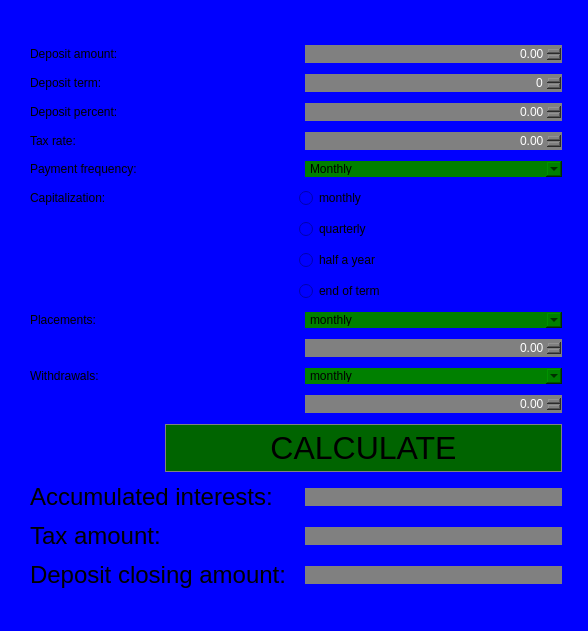
<?xml version="1.0" encoding="UTF-8"?>
<ui version="4.0">
 <class>form_deposit_calc</class>
 <widget class="QWidget" name="form_deposit_calc">
  <property name="geometry">
   <rect>
    <x>0</x>
    <y>0</y>
    <width>588</width>
    <height>631</height>
   </rect>
  </property>
  <property name="windowTitle">
   <string>Form</string>
  </property>
  <property name="styleSheet">
   <string notr="true">QLineEdit {
	background-color: gray;
	border: 1px solid gray;
	color: white;;
}
QWidget  {
	background-color: blue;
}
QDoubleSpinBox {
	background-color: gray;
	border: 1px solid gray;
	color: white;;
}
QSpinBox {
	background-color: gray;
	border: 1px solid gray;
	color: white;;
}</string>
  </property>
  <widget class="QWidget" name="layoutWidget">
   <property name="geometry">
    <rect>
     <x>30</x>
     <y>40</y>
     <width>532</width>
     <height>561</height>
    </rect>
   </property>
   <layout class="QGridLayout" name="gridLayout">
    <item row="8" column="2" colspan="2">
     <widget class="QRadioButton" name="CapitalizationEndOfTerm">
      <property name="text">
       <string>end of term</string>
      </property>
     </widget>
    </item>
    <item row="10" column="3">
     <widget class="QDoubleSpinBox" name="Placements_2">
      <property name="alignment">
       <set>Qt::AlignRight|Qt::AlignTrailing|Qt::AlignVCenter</set>
      </property>
      <property name="maximum">
       <double>1000000.000000000000000</double>
      </property>
     </widget>
    </item>
    <item row="11" column="0">
     <widget class="QLabel" name="labelWithdrawals">
      <property name="text">
       <string>Withdrawals:</string>
      </property>
     </widget>
    </item>
    <item row="2" column="0" colspan="2">
     <widget class="QLabel" name="label_3">
      <property name="text">
       <string>Deposit percent:</string>
      </property>
     </widget>
    </item>
    <item row="16" column="3">
     <widget class="QLineEdit" name="TaxAmount">
      <property name="enabled">
       <bool>false</bool>
      </property>
      <property name="styleSheet">
       <string notr="true">QLineEdit{
	background-color: gray;
	border: 1px solid gray;
	color: #ffffff;;
}</string>
      </property>
      <property name="alignment">
       <set>Qt::AlignRight|Qt::AlignTrailing|Qt::AlignVCenter</set>
      </property>
     </widget>
    </item>
    <item row="9" column="3">
     <widget class="QComboBox" name="ComboboxPlacements">
      <property name="styleSheet">
       <string>QComboBox{
	Background: green;
	border: 1px green;
}

</string>
      </property>
      <item>
       <property name="text">
        <string>monthly</string>
       </property>
      </item>
      <item>
       <property name="text">
        <string>quarterly</string>
       </property>
      </item>
      <item>
       <property name="text">
        <string>once in 6 months</string>
       </property>
      </item>
      <item>
       <property name="text">
        <string>yearly</string>
       </property>
      </item>
     </widget>
    </item>
    <item row="17" column="3">
     <widget class="QLineEdit" name="DepositClosingAmount">
      <property name="enabled">
       <bool>false</bool>
      </property>
      <property name="palette">
       <palette>
        <active>
         <colorrole role="WindowText">
          <brush brushstyle="SolidPattern">
           <color alpha="255">
            <red>255</red>
            <green>255</green>
            <blue>255</blue>
           </color>
          </brush>
         </colorrole>
         <colorrole role="Button">
          <brush brushstyle="SolidPattern">
           <color alpha="255">
            <red>128</red>
            <green>128</green>
            <blue>128</blue>
           </color>
          </brush>
         </colorrole>
         <colorrole role="Text">
          <brush brushstyle="SolidPattern">
           <color alpha="255">
            <red>255</red>
            <green>255</green>
            <blue>255</blue>
           </color>
          </brush>
         </colorrole>
         <colorrole role="ButtonText">
          <brush brushstyle="SolidPattern">
           <color alpha="255">
            <red>255</red>
            <green>255</green>
            <blue>255</blue>
           </color>
          </brush>
         </colorrole>
         <colorrole role="Base">
          <brush brushstyle="SolidPattern">
           <color alpha="255">
            <red>128</red>
            <green>128</green>
            <blue>128</blue>
           </color>
          </brush>
         </colorrole>
         <colorrole role="Window">
          <brush brushstyle="SolidPattern">
           <color alpha="255">
            <red>128</red>
            <green>128</green>
            <blue>128</blue>
           </color>
          </brush>
         </colorrole>
         <colorrole role="PlaceholderText">
          <brush brushstyle="SolidPattern">
           <color alpha="255">
            <red>255</red>
            <green>255</green>
            <blue>255</blue>
           </color>
          </brush>
         </colorrole>
        </active>
        <inactive>
         <colorrole role="WindowText">
          <brush brushstyle="SolidPattern">
           <color alpha="255">
            <red>255</red>
            <green>255</green>
            <blue>255</blue>
           </color>
          </brush>
         </colorrole>
         <colorrole role="Button">
          <brush brushstyle="SolidPattern">
           <color alpha="255">
            <red>128</red>
            <green>128</green>
            <blue>128</blue>
           </color>
          </brush>
         </colorrole>
         <colorrole role="Text">
          <brush brushstyle="SolidPattern">
           <color alpha="255">
            <red>255</red>
            <green>255</green>
            <blue>255</blue>
           </color>
          </brush>
         </colorrole>
         <colorrole role="ButtonText">
          <brush brushstyle="SolidPattern">
           <color alpha="255">
            <red>255</red>
            <green>255</green>
            <blue>255</blue>
           </color>
          </brush>
         </colorrole>
         <colorrole role="Base">
          <brush brushstyle="SolidPattern">
           <color alpha="255">
            <red>128</red>
            <green>128</green>
            <blue>128</blue>
           </color>
          </brush>
         </colorrole>
         <colorrole role="Window">
          <brush brushstyle="SolidPattern">
           <color alpha="255">
            <red>128</red>
            <green>128</green>
            <blue>128</blue>
           </color>
          </brush>
         </colorrole>
         <colorrole role="PlaceholderText">
          <brush brushstyle="SolidPattern">
           <color alpha="255">
            <red>255</red>
            <green>255</green>
            <blue>255</blue>
           </color>
          </brush>
         </colorrole>
        </inactive>
        <disabled>
         <colorrole role="WindowText">
          <brush brushstyle="SolidPattern">
           <color alpha="255">
            <red>255</red>
            <green>255</green>
            <blue>255</blue>
           </color>
          </brush>
         </colorrole>
         <colorrole role="Button">
          <brush brushstyle="SolidPattern">
           <color alpha="255">
            <red>128</red>
            <green>128</green>
            <blue>128</blue>
           </color>
          </brush>
         </colorrole>
         <colorrole role="Text">
          <brush brushstyle="SolidPattern">
           <color alpha="255">
            <red>255</red>
            <green>255</green>
            <blue>255</blue>
           </color>
          </brush>
         </colorrole>
         <colorrole role="ButtonText">
          <brush brushstyle="SolidPattern">
           <color alpha="255">
            <red>255</red>
            <green>255</green>
            <blue>255</blue>
           </color>
          </brush>
         </colorrole>
         <colorrole role="Base">
          <brush brushstyle="SolidPattern">
           <color alpha="255">
            <red>128</red>
            <green>128</green>
            <blue>128</blue>
           </color>
          </brush>
         </colorrole>
         <colorrole role="Window">
          <brush brushstyle="SolidPattern">
           <color alpha="255">
            <red>128</red>
            <green>128</green>
            <blue>128</blue>
           </color>
          </brush>
         </colorrole>
         <colorrole role="PlaceholderText">
          <brush brushstyle="SolidPattern">
           <color alpha="255">
            <red>255</red>
            <green>255</green>
            <blue>255</blue>
           </color>
          </brush>
         </colorrole>
        </disabled>
       </palette>
      </property>
      <property name="styleSheet">
       <string notr="true">QLineEdit{
	background-color: gray;
	border: 1px solid gray;
	color: #ffffff;;
}</string>
      </property>
      <property name="alignment">
       <set>Qt::AlignRight|Qt::AlignTrailing|Qt::AlignVCenter</set>
      </property>
     </widget>
    </item>
    <item row="6" column="2" colspan="2">
     <widget class="QRadioButton" name="CapitalizationQuarter">
      <property name="text">
       <string>quarterly</string>
      </property>
     </widget>
    </item>
    <item row="17" column="0" colspan="2">
     <widget class="QLabel" name="DepoCloseAmount">
      <property name="font">
       <font>
        <pointsize>18</pointsize>
       </font>
      </property>
      <property name="text">
       <string>Deposit closing amount: </string>
      </property>
      <property name="textFormat">
       <enum>Qt::PlainText</enum>
      </property>
      <property name="alignment">
       <set>Qt::AlignJustify|Qt::AlignTop</set>
      </property>
     </widget>
    </item>
    <item row="0" column="0" colspan="2">
     <widget class="QLabel" name="label">
      <property name="text">
       <string>Deposit amount:</string>
      </property>
     </widget>
    </item>
    <item row="9" column="0" colspan="2">
     <widget class="QLabel" name="LabelPlacements">
      <property name="text">
       <string>Placements:</string>
      </property>
     </widget>
    </item>
    <item row="4" column="0" colspan="2">
     <widget class="QLabel" name="label_5">
      <property name="text">
       <string>Payment frequency:</string>
      </property>
     </widget>
    </item>
    <item row="4" column="3">
     <widget class="QComboBox" name="Payment_frequency">
      <property name="styleSheet">
       <string notr="true">QComboBox{
	Background: green;
	border: 1px green;
}

</string>
      </property>
      <item>
       <property name="text">
        <string>Monthly</string>
       </property>
      </item>
      <item>
       <property name="text">
        <string>End of term</string>
       </property>
      </item>
     </widget>
    </item>
    <item row="15" column="0" colspan="2">
     <widget class="QLabel" name="TotalInterests">
      <property name="font">
       <font>
        <pointsize>18</pointsize>
       </font>
      </property>
      <property name="text">
       <string>Accumulated interests:</string>
      </property>
     </widget>
    </item>
    <item row="16" column="0" colspan="2">
     <widget class="QLabel" name="Tax_Amount">
      <property name="font">
       <font>
        <pointsize>18</pointsize>
       </font>
      </property>
      <property name="text">
       <string>Tax amount:</string>
      </property>
     </widget>
    </item>
    <item row="14" column="1" colspan="3">
     <widget class="QPushButton" name="CALCULATE">
      <property name="font">
       <font>
        <family>Arial</family>
        <pointsize>24</pointsize>
       </font>
      </property>
      <property name="styleSheet">
       <string notr="true">QPushButton {
	background-color: #006400;
	border: 1px solid gray;
	padding: 5px;
}

QPushButton:pressed {
	background-color: #008000;
	border: 1px solid gray;
	padding: 5px;
}</string>
      </property>
      <property name="text">
       <string>CALCULATE</string>
      </property>
     </widget>
    </item>
    <item row="3" column="0" colspan="2">
     <widget class="QLabel" name="label_4">
      <property name="text">
       <string>Tax rate:</string>
      </property>
     </widget>
    </item>
    <item row="5" column="2" colspan="2">
     <widget class="QRadioButton" name="CapitalizationMonth">
      <property name="text">
       <string>monthly</string>
      </property>
     </widget>
    </item>
    <item row="15" column="3">
     <widget class="QLineEdit" name="AccruedInterests">
      <property name="enabled">
       <bool>false</bool>
      </property>
      <property name="styleSheet">
       <string notr="true">QLineEdit{
	background-color: gray;
	border: 1px solid gray;
	color: #ffffff;;
}</string>
      </property>
      <property name="alignment">
       <set>Qt::AlignRight|Qt::AlignTrailing|Qt::AlignVCenter</set>
      </property>
     </widget>
    </item>
    <item row="1" column="0" colspan="2">
     <widget class="QLabel" name="label_2">
      <property name="text">
       <string>Deposit term:</string>
      </property>
     </widget>
    </item>
    <item row="11" column="3">
     <widget class="QComboBox" name="comboBoxWithdrawals">
      <property name="styleSheet">
       <string notr="true">QComboBox{
	Background: green;
	border: 1px green;
}

</string>
      </property>
      <item>
       <property name="text">
        <string>monthly</string>
       </property>
      </item>
      <item>
       <property name="text">
        <string>quarterly</string>
       </property>
      </item>
      <item>
       <property name="text">
        <string>once  in 6 months</string>
       </property>
      </item>
      <item>
       <property name="text">
        <string>yearly</string>
       </property>
      </item>
     </widget>
    </item>
    <item row="7" column="2" colspan="2">
     <widget class="QRadioButton" name="CapitalizationHalfYear">
      <property name="text">
       <string>half a year</string>
      </property>
     </widget>
    </item>
    <item row="5" column="0" colspan="2">
     <widget class="QLabel" name="Capitalization">
      <property name="text">
       <string>Capitalization: </string>
      </property>
     </widget>
    </item>
    <item row="12" column="3">
     <widget class="QDoubleSpinBox" name="Withdrawals_2">
      <property name="alignment">
       <set>Qt::AlignRight|Qt::AlignTrailing|Qt::AlignVCenter</set>
      </property>
      <property name="maximum">
       <double>1000000.000000000000000</double>
      </property>
     </widget>
    </item>
    <item row="3" column="3">
     <widget class="QDoubleSpinBox" name="Tax_rate_2">
      <property name="alignment">
       <set>Qt::AlignRight|Qt::AlignTrailing|Qt::AlignVCenter</set>
      </property>
      <property name="maximum">
       <double>100.000000000000000</double>
      </property>
     </widget>
    </item>
    <item row="2" column="3">
     <widget class="QDoubleSpinBox" name="Deposit_percent_2">
      <property name="alignment">
       <set>Qt::AlignRight|Qt::AlignTrailing|Qt::AlignVCenter</set>
      </property>
      <property name="maximum">
       <double>999.000000000000000</double>
      </property>
     </widget>
    </item>
    <item row="1" column="3">
     <widget class="QSpinBox" name="Deposit_term_2">
      <property name="alignment">
       <set>Qt::AlignRight|Qt::AlignTrailing|Qt::AlignVCenter</set>
      </property>
      <property name="maximum">
       <number>600</number>
      </property>
     </widget>
    </item>
    <item row="0" column="3">
     <widget class="QDoubleSpinBox" name="Deposit_amount_2">
      <property name="alignment">
       <set>Qt::AlignRight|Qt::AlignTrailing|Qt::AlignVCenter</set>
      </property>
      <property name="maximum">
       <double>90000000.000000000000000</double>
      </property>
     </widget>
    </item>
   </layout>
  </widget>
 </widget>
 <resources/>
 <connections/>
</ui>
